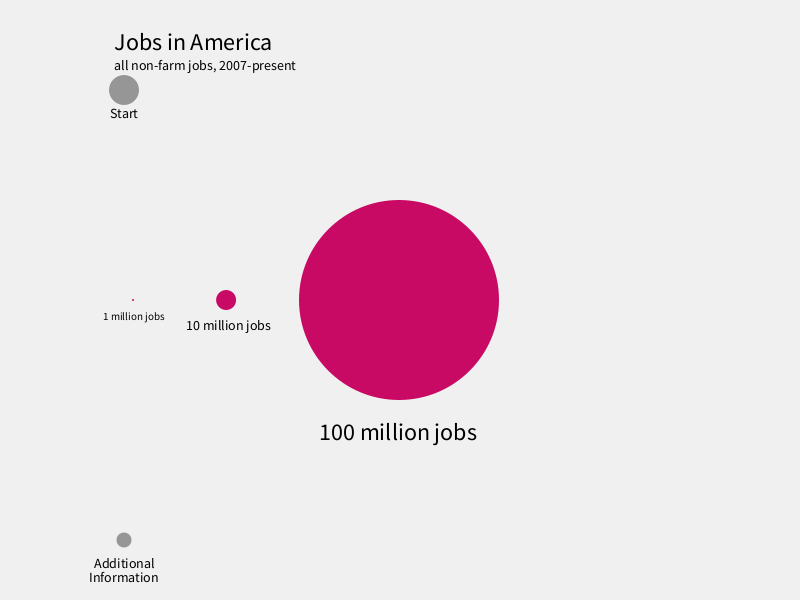
Frame 1 (no input)
Frame 60 (the mouse pressed at the canvas centre just before this capture): identical to frame 1, image omitted
Frame 120 (the mouse held since frame 60 and released just before this capture): identical to frame 1, image omitted

The Processing sketch that drew this single still picture (run headless with seeded random() and noise(); from frame 60 on, the mouse is pressed at the canvas centre):

// Processing sketch: processing_46407
// ── processing_46407.pde

//HW 13 Information viz
//copyright Jessica Schafer, Pittsburgh, PA, Nov. 2011

//*****DATA*****
//Data: total U.S. employment numbers Jan. 2007- Oct. 2011
//numbers source: bls.gov, Current Employment Statistics survey -- total NONFARM employment, millions
//Employment, Hours, and Earnings from the Current Employment Statistics survey (National)
//Series Id:     CES0000000001
//Seasonally Adjusted
//Super Sector:  Total nonfarm
//Data Type:     ALL EMPLOYEES, THOUSANDS (I moved the decimal to make it millions)
float [] totalJobs = {137.094, 137.182, 137.400, 137.479, 137.620, 137.687, 137.638, 137.612, 137.681, 137.772, 137.899, 137.983,  //2007
                      137.996, 137.913, 137.841, 137.656, 137.423, 137.245, 137.014, 136.747, 136.313, 135.804, 135.002, 134.383, //2008
                      133.563, 132.837, 132.041, 131.381, 130.995, 130.493, 130.193, 129.962, 129.726, 129.505, 129.450, 129.320,  //2009
                      129.281, 129.246, 129.438, 129.715, 130.173, 129.981, 129.932, 129.873, 129.844, 130.015,	130.108, 130.260,  //2010
                      130.328, 130.563, 130.757, 130.974, 131.027, 131.047, 131.174, 131.278, 131.436, 131.516}; //2011
String [] mon = {"Jan.", "Feb.", "Mar.", "Apr.", "May", "June", "July", "Aug.", "Sep.","Oct.", "Nov.","Dec.",      
                  "Jan.", "Feb.", "Mar.", "Apr.", "May", "June", "July", "Aug.", "Sep.","Oct.", "Nov.","Dec.",
                  "Jan.", "Feb.", "Mar.", "Apr.", "May", "June", "July", "Aug.", "Sep.","Oct.", "Nov.","Dec.",
                  "Jan.", "Feb.", "Mar.", "Apr.", "May", "June", "July", "Aug.", "Sep.","Oct.", "Nov.","Dec.",
                  "Jan.", "Feb.", "Mar.", "Apr.", "May", "June", "July", "Aug.", "Sep.","Oct."};
int [] yr = {2007, 2007, 2007, 2007, 2007, 2007, 2007, 2007, 2007, 2007, 2007, 2007,
              2008, 2008, 2008, 2008, 2008, 2008, 2008, 2008, 2008, 2008, 2008, 2008, 
              2009, 2009, 2009, 2009, 2009, 2009, 2009, 2009, 2009, 2009, 2009, 2009, 
              2010, 2010, 2010, 2010, 2010, 2010, 2010, 2010, 2010, 2010, 2010, 2010, 
              2011, 2011, 2011, 2011, 2011, 2011, 2011, 2011, 2011, 2011}; 
//*****ARRAYS*****              
float [] changeJobs;
color [] boxColor;
String [] sign; //for plus or minus in front of job change info
//*****TEXT****
String temp;
String jan07 = "137 million jobs";
String dec07 = "Beginning of\neconomic recession\n(137.9 million jobs)";
String sep08 = "Lehman Brothers collapse\n(136.3 million jobs)";
String jan09 = "Obama inauguration\n(133.5 million jobs)";
String jun09 = "End of economic\nrecession\n(130.5 million jobs)";
String feb10 = "Lowest jobs number\nduring this period\n(129.2 million jobs)";
String dec10 = "Recovery Act stimulus\nfunds paid out reaches\n$580 billion\n(130.1 million jobs)";
String oct11 = "131 million total jobs";
String jan07label = "January 2007";
String dec07label = "December 2007";
String sep08label = "September 2008";
String jan09label = "January 2009";
String jun09label = "June 2009";
String feb10label = "February 2010";
String dec10label = "December 2010";
String oct11label = "October 2010";
String sourceTitle = "Sources:";
String sourceBLS = "Bureau of Labor Statistics\nwww.bls.gov\n(Total non-farm jobs)";
String sourceNBER = "National Bureau of Economic Research,\nBusiness Cycle Dating Committee\nwww.nber.org\n(Recession dates)";
String sourceARRA = "Recovery Accountability and\nTransparency Board,\n2010 Agency Financial Report\nwww.recovery.gov\n(Recovery Act funding totals)";
//*****VARIABLES*****              
float x, y, multiplier; //location of box o' jobs and multiplier for zoom
float titlex, titley; //location of labels
int count, count2, index, timeline; //counters
float r; //variable for red value of box color
color txt = color (0); //text color
color bkg = color (240); //background color
color button = color(150); //button color
color button2 = color (0); //(200, 10, 100);
int buttonD = 30; //button size
float d, d2, d3, d4, d5, d6, d7, d8; //distances for button activation
float bar, segment, linex1, linex2, linex3, liney1, liney2, yloc;//associated with timeline
int bigText, mediumText, smallText, textLead;//text sizes and attribues
int slowFrame = 1; //associated with speed of animation
int regFrame = 60;


//****GET THE PARTY STARTED*****
void setup()
{
  size (800, 600);
  noStroke();
  smooth();
  frameRate (regFrame);
  fill(txt); 
  count = 0;  
  count2 = 0;
  multiplier = 2;  
//ARRAYS
  changeJobs = findDiff(totalJobs);
  boxColor = calcColors(totalJobs);
  sign = calcDiff(totalJobs);
//TIMELINE  
  linex1 = width-170;
  linex2 = linex1+5;
  linex3 = linex2+3;
  liney1 = 50;
  liney2 = height-50;
  yloc = liney1;
  bar = (liney2-liney1);
  segment = bar/58;
  timeline = 0;
//TEXT ATTRIBUTES
  bigText = 24;
  mediumText = 14;
  smallText = 11;
  textLead = 11;
  titlex = width/7;
  titley = 50;
}

//*****DRAW****
void draw ()
{
  background (bkg);
//STATE 0 initial screen  
if (index == 0)
 { setVariables(2, width/6, height/2);
   drawIntro();
   buttonPanel(index);}
//STATE 1 see entire object
  else if (index == 1)
   { getCount();
     setVariables(2, width/2, height/2);
     drawJobs(totalJobs, multiplier); 
     writeJobsDate((width/2)+20, height/2); 
     buttonPanel(index);
   }  
//STATE 2 loop on one iteration of object
  else if (index == 2)
   {drawOneJob(totalJobs, multiplier);
     writeJobsDate((width/2)+20, height/2); 
     buttonPanel(index);
    }
//STATE 3 zoom in
  else if (index == 3)  
   { getCount();
    setVariables(29, -width*1, height*3);   
    drawJobs(totalJobs, multiplier);
    writeJobsDate((width/2)+20, height/2); 
    buttonPanel(index);
   }
// STATE 4 sources
 else if (index == 4)
  {setVariables(2, width/6, height/2);
   timeline = 0;
   pauseAnimation();
   drawIntro();
   drawSources();
   drawColorKey();
   buttonPanel(index);
  }
  writeMainLabels();
  drawTimelineLine();
}

//*****SETUP+COUNT*****
void setVariables (float m, float inputx, float inputy)
{
 multiplier = m;
 x = inputx; 
 y = inputy;
}

//change count
void getCount()
{
 int a = frameCount;
 float r = a%15;
 if (r == 0)
  { 
    if (count < 57) 
    {count++;}
    else 
    {count = count;} 
  }
  else 
  {count = count;}
}

void pauseAnimation()
{
  count = count;
}


//*****TEXT+TIMELINE*****

void drawTimelineLine()
{
  if (timeline == 1)
  {
    strokeWeight(3);
    float y = liney1;
    if (count>0 && count <58)
    { 
     stroke (boxColor[count]);
     line (linex1, y, linex1, (y+segment*count));
    }
   drawTimelineText();
  } 
 else if (timeline == 0)
 { stroke(bkg);
   line (linex1, y, linex1, y+segment);
   noStroke();
 } 
}
  
void drawTimelineText() //painfully long way to do this, but couldn't figure another way...
{
  fill(0);
  float y = liney1;
  float x = linex3-15;
  textSize(smallText);
  
  if (count<11)
  {
    textAlign(RIGHT);
    text (jan07label, x, y);
    textAlign(LEFT);
    text (jan07, linex3, y);}
  else if (count<20)
  { textLeading(textLead);
    textAlign(RIGHT);
    text (jan07label, x, y);
    textAlign(LEFT);
    text (jan07, linex3, y);
    
    textAlign(RIGHT);
    text (dec07label, x, y+segment*12);
    textAlign(LEFT);
    text (dec07, linex3, y+segment*12);}
  else if (count<24)
  { textLeading(textLead);
    textAlign(RIGHT);
    text (jan07label, x, y);
    textAlign(LEFT);
    text (jan07, linex3, y);
    
    textAlign(RIGHT);
    text (dec07label, x, y+segment*12);
    textAlign(LEFT);
    text (dec07, linex3, y+segment*12);
    
    textAlign(RIGHT);
    text (sep08label, x, y+segment*21);
    textAlign(LEFT);
    text (sep08, linex3, y+segment*21);}
  else if (count<29)
  { textLeading(textLead);
    textAlign(RIGHT);
    text (jan07label, x, y);
    textAlign(LEFT);
    text (jan07, linex3, y);
    
    textAlign(RIGHT);
    text (dec07label, x, y+segment*12);
    textAlign(LEFT);
    text (dec07, linex3, y+segment*12);
    
    textAlign(RIGHT);
    text (sep08label, x, y+segment*21);
    textAlign(LEFT);
    text (sep08, linex3, y+segment*21);
    
    textAlign(RIGHT);
    text (jan09label, x, y+segment*25);
    textAlign(LEFT);
    text (jan09, linex3, y+segment*25);
   }
  else if (count<37)
  { textLeading(textLead);
    textAlign(RIGHT);
    text (jan07label, x, y);
    textAlign(LEFT);
    text (jan07, linex3, y);
    
    textAlign(RIGHT);
    text (dec07label, x, y+segment*12);
    textAlign(LEFT);
    text (dec07, linex3, y+segment*12);
    
    textAlign(RIGHT);
    text (sep08label, x, y+segment*21);
    textAlign(LEFT);
    text (sep08, linex3, y+segment*21);
    
    textAlign(RIGHT);
    text (jan09label, x, y+segment*25);
    textAlign(LEFT);
    text (jan09, linex3, y+segment*25);
    
    textAlign(RIGHT);
    text (jun09label, x, y+segment*30);
    textAlign(LEFT);
    text (jun09, linex3, y+segment*30);
   }
  else if (count<47)
  { textLeading(textLead);
    textAlign(RIGHT);
    text (jan07label, x, y);
    textAlign(LEFT);
    text (jan07, linex3, y);
    
    textAlign(RIGHT);
    text (dec07label, x, y+segment*12);
    textAlign(LEFT);
    text (dec07, linex3, y+segment*12);
    
    textAlign(RIGHT);
    text (sep08label, x, y+segment*21);
    textAlign(LEFT);
    text (sep08, linex3, y+segment*21);
    
    textAlign(RIGHT);
    text (jan09label, x, y+segment*25);
    textAlign(LEFT);
    text (jan09, linex3, y+segment*25);
    
    textAlign(RIGHT);
    text (jun09label, x, y+segment*30);
    textAlign(LEFT);
    text (jun09, linex3, y+segment*30);
    
    textAlign(RIGHT);
    text (feb10label, x, y+segment*38);
    textAlign(LEFT);
    text (feb10, linex3, y+segment*38);
  }
  else if (count <57)
  { textLeading(textLead);
    textAlign(RIGHT);
    text (jan07label, x, y);
    textAlign(LEFT);
    text (jan07, linex3, y);
    
    textAlign(RIGHT);
    text (dec07label, x, y+segment*12);
    textAlign(LEFT);
    text (dec07, linex3, y+segment*12);
    
    textAlign(RIGHT);
    text (sep08label, x, y+segment*21);
    textAlign(LEFT);
    text (sep08, linex3, y+segment*21);
    
    textAlign(RIGHT);
    text (jan09label, x, y+segment*25);
    textAlign(LEFT);
    text (jan09, linex3, y+segment*25);
    
    textAlign(RIGHT);
    text (jun09label, x, y+segment*30);
    textAlign(LEFT);
    text (jun09, linex3, y+segment*30);
    
    textAlign(RIGHT);
    text (feb10label, x, y+segment*38);
    textAlign(LEFT);
    text (feb10, linex3, y+segment*38);
    
    textAlign(RIGHT);
    text (dec10label, x, y+segment*48);
    textAlign(LEFT);
    text (dec10, linex3, y+segment*48);
  }
  else
  { textLeading(textLead);
    textAlign(RIGHT);
    text (jan07label, x, y);
    textAlign(LEFT);
    text (jan07, linex3, y);
    
    textAlign(RIGHT);
    text (dec07label, x, y+segment*12);
    textAlign(LEFT);
    text (dec07, linex3, y+segment*12);
    
    textAlign(RIGHT);
    text (sep08label, x, y+segment*21);
    textAlign(LEFT);
    text (sep08, linex3, y+segment*21);
    
    textAlign(RIGHT);
    text (jan09label, x, y+segment*25);
    textAlign(LEFT);
    text (jan09, linex3, y+segment*25);
    
    textAlign(RIGHT);
    text (jun09label, x, y+segment*30);
    textAlign(LEFT);
    text (jun09, linex3, y+segment*30);
    
    textAlign(RIGHT);
    text (feb10label, x, y+segment*38);
    textAlign(LEFT);
    text (feb10, linex3, y+segment*38);
    
    textAlign(RIGHT);
    text (dec10label, x, y+segment*48);
    textAlign(LEFT);
    text (dec10, linex3, y+segment*48);
    
    textAlign(RIGHT);
    text (oct11label, x, y+segment*58);
    textAlign(LEFT);
    text (oct11, linex3, y+segment*58);
  }
  noStroke();
}

void writeMainLabels()
{
 String title = "Jobs in America";
 textSize(mediumText);
 String smallprint = "all non-farm jobs, 2007-present";
 float spw = textWidth(smallprint);
 fill(bkg);
 //rect(titlex-15, titley-25, spw+30, 50);
 fill(txt);
 textSize(bigText);
 textAlign(LEFT);
 text (title, titlex, titley);
 textSize(mediumText);
 text(smallprint, titlex, titley+20);
}

void writeJobsDate(float labelx, float labely)
{
 fill(txt);
 textSize(bigText);
 textAlign(LEFT);
 text (mon[count], labelx, labely);
 text (yr[count], labelx+60, labely);
}

void drawSources()
{
 float posy = titley+40;
 float posx = width*.7;
 fill(txt);
 textAlign(LEFT);
 textSize (mediumText);
 text (sourceTitle, posx, posy);
 text ("Jessica Schafer // Nov. 2011", posx, height*.95); 
 textSize (smallText);
 textLeading(smallText+4);
 text (sourceBLS, posx, posy+20); 
 text (sourceNBER, posx, posy+75); 
 text (sourceARRA, posx, posy+150); 
}

//*****BUTTONS*****

void buttonPanel(int a)
{
 int inc = 65;
 int offset = 10;
 float posy = titley+40;
 float posx1 = titlex+offset;
 float posx2 = titlex+offset+inc;
 float posx3 = titlex+offset+inc*2;
 float posx4 = titlex+offset+inc*3;
 float posx5 = titlex+offset+inc*4;
 float cornery = height*.9;
 color temp;
 
 if (a == 0)
  { d2 = d3 = d4 = d5 = d7 = buttonD; //to make sure mouseReleased pays attention to correct variables 
   d = dist(posx1, posy, mouseX, mouseY);
   if (d<buttonD/2)temp = button2;
   else temp = button;
   button("Start", temp, buttonD, posx1, posy);
   
   d6 = dist(posx1, cornery, mouseX, mouseY);
   if (d6<buttonD/4)temp = button2;
   else temp = button;
   button("Additional\nInformation", temp, buttonD/2, posx1, cornery);
  }
 else if (a == 1)
  {d = buttonD; 
   d2 = dist(posx2, posy, mouseX, mouseY);
   if (d2<buttonD/2) temp = button2;
   else temp = button;
   button("Zoom\nIn", temp, buttonD, posx2, posy);
   
   d3 = dist(posx3, posy, mouseX, mouseY);
    if (d3<buttonD/2) temp = button2;
    else temp = button;
   button("Timeline\nToggle", temp, buttonD, posx3, posy); 
   
   d4 = dist(posx4, posy, mouseX, mouseY);
    if (d4<buttonD/2) temp = button2;
    else temp = button;
   button("Restart", temp, buttonD, posx4, posy);
   
   d7 = dist(posx5, posy, mouseX, mouseY);
    if (d7<buttonD/2) temp = button2;
    else temp = button;
   button("Pause", temp, buttonD, posx5, posy);
   
   d6 = dist(posx1, cornery, mouseX, mouseY);
   if (d6<buttonD/4)temp = button2;
   else temp = button;
   button("Additional\nInformation", temp, buttonD/2, posx1, cornery);
   }
 else if ( a == 2)
  { d = d2 = d4 = d5 = d6 = d7 = buttonD;
   d3 = dist(posx3, posy, mouseX, mouseY);
    if (d3<buttonD/2) temp = button2;
    else temp = button;
   button("Timeline\nToggle", temp, buttonD, posx3, posy); 
   
   d8 = dist(posx5, posy, mouseX, mouseY);
    if (d8<buttonD/2) temp = button2;
    else temp = button;
   button("Resume", temp, buttonD, posx5, posy);
  } 
 else if (a == 3)
  { d = d2 = d6 = buttonD; 
    
    d3 = dist(posx3, posy, mouseX, mouseY);
    if (d3<buttonD/2) temp = button2;
    else temp = button;
    button("Timeline\nToggle", temp, buttonD, posx3, posy); 
    
    d4 = dist(posx4, posy, mouseX, mouseY);
    if (d4<buttonD/2) temp = button2;
    else temp = button;
    button("Restart", temp, buttonD, posx4, posy);
    
    d5 = dist(posx2, posy, mouseX, mouseY);
    if (d5<buttonD/2) temp = button2;
    else temp = button;
    button("Zoom\nOut", temp, buttonD, posx2, posy);
    
    d7 = dist(posx5, posy, mouseX, mouseY);
    if (d7<buttonD/2) temp = button2;
    else temp = button;
   button("Pause", temp, buttonD, posx5, posy);
  }
 else if (a == 4)
 {d2 = d3 = d4 = d5 = d6 = d7 = buttonD;
   d = dist(posx1, posy, mouseX, mouseY);
   if (d<buttonD/2)temp = button2;
   else temp = button;
   button("Return to\nMain View", temp, buttonD, posx1, posy);
 } 
 //println(d6);
}

void mouseReleased()
{
  if (d < buttonD/2) 
    {index = 1;
     //println ("move to main animation");
   }
  else if (d2 < buttonD/2) 
    {index = 3;
     //println ("zoom!");
    }
  else if (d3 < buttonD/2)
   { //println("time");
     if(timeline == 0)
     { timeline = 1;}
     else if (timeline == 1)
     {timeline = 0;}
    }
  else if (d4 < buttonD/2) 
    {count = 0;
     //println("restart!");
     }
  else if (d5 < buttonD/2)
   {index = 1; d5 = buttonD; //println("mainpaged5");
    } 
  else if (d6 < buttonD/4)
   {index = 4;
    //println("info!");
    } 
    
  else if (d7< buttonD/2)
   { index = 2;} 
   
  else if (d8< buttonD/2)
   { if(x == width/2)
     {index = 1; //println("back to far view");
      }
     else if (x == -width*1)
     {index = 3; //println("back to close view");
       }
   } 
}

void button(String label, color col, int diam, float x, float y)
{
  fill(txt);
  textSize(mediumText);
  textAlign(CENTER);
  textLeading(mediumText);
  text (label, x, y+28);
  fill(col);
  ellipse (x, y, diam, diam);
}

//*****FILL ARRAYS*****

//calculate change from one data point to the next, boost for use in color variation
float [] findDiff(float []a)
{
 float [] temp = {};
 float diff;
 for (int i=1; i<a.length; i++) //start loop at element 1, so can get difference
   {
    diff = a[i]-a[i-1];
    temp = append (temp, abs(diff)*10);
   } 
 return temp; 
}

//create array of positive and negative signs based on change in data points
String [] calcDiff(float []a)
{
  String [] temp = {};
  String sign;
  float diff;
  for (int i=0; i<a.length; i++)
  { 
    if (i == 0)
     {sign = "+";} 
    else
     { if (a[i] >= a[i-1])
        {sign = "+";}
       else
        {sign = "-";}
     }
    temp = append (temp, sign);
   } 
 return temp;
}

//create array of box colors based on change in data points
color [] calcColors(float []a)
{
  color [] temp = {};
  color boxCol;
  float diff;
  for (int i=0; i<a.length; i++)
  { 
    if (i == 0)
     {r = 200;} 
    else
     { diff = changeJobs[i-1]; 
       if (a[i] >= a[i-1])
        {r = r+diff;}
       else
        {r = r-diff;}
     }
    boxCol = color(r, 10, 100);
    temp = append (temp, boxCol);
   } 
 return temp;
}

//*****SHAPES*****
void drawIntro()
{
 fill(boxColor[0]);
 ellipse(x, y, 1*multiplier, 1*multiplier);
 ellipse (x*1.7, y, 10*multiplier, 10*multiplier);
 ellipse (x*3, y, 100*multiplier, 100*multiplier); 
 fill(txt);
 textSize(smallText);
 text ("1 million jobs", x-30, y+20);
 textSize(mediumText); 
 text ("10 million jobs", x*1.7-40, y+30);
 textSize(bigText);
 text ("100 million jobs", x*3-80, y+140);
}

void basicObject(int a, int b)
{
  fill(boxColor[a], b);
  ellipse (x, y, totalJobs[a]*multiplier, totalJobs[a]*multiplier);
}

void drawOneJob(float [] j, float m)
{
   x = x; y = y;
   count = count;
   timeline=timeline;
   basicObject(count-2, 50);
   basicObject(count-1, 100);
   basicObject(count, 255);
}

void drawJobs(float [] j, float m)
{
 if (count < (j.length-1))
 {
 //for the first box   
     if (count == 0)
     { basicObject(count, 255); }
//for the second box      
     else if (count == 1)
     { basicObject(count-1, 100);
       basicObject(count, 255); }
//all other boxes     
     else
     { basicObject(count-2, 50);
       basicObject(count-1, 100);
       basicObject(count, 255);}
   }
 else if (count == (j.length-1))
  {
    basicObject(count-2, 50);
    basicObject(count-1, 100);
    basicObject(count, 255);
  //HOLD count     
    count = count;
   }
}

//****COLOR GRADIENT BLOCK****

void drawColorKey()
{
  float xpos = width*.7;
  float ypos = height*.62;
  float ht = 5;
  float wd = 40;
  for (int i = 12; i<41; i++)
  {
   fill(boxColor[i]);
   rect( xpos, ypos, wd, ht);
   ypos += ht;
  }
  fill(txt);
  textSize (mediumText);
  text ("Color key:", xpos, height*.6);
  textSize(smallText);
  text("Gaining jobs", xpos+wd+5, height*.62+10);
  text("Loosing jobs", xpos+wd+5, ypos-5);
}

//***********END************** 
